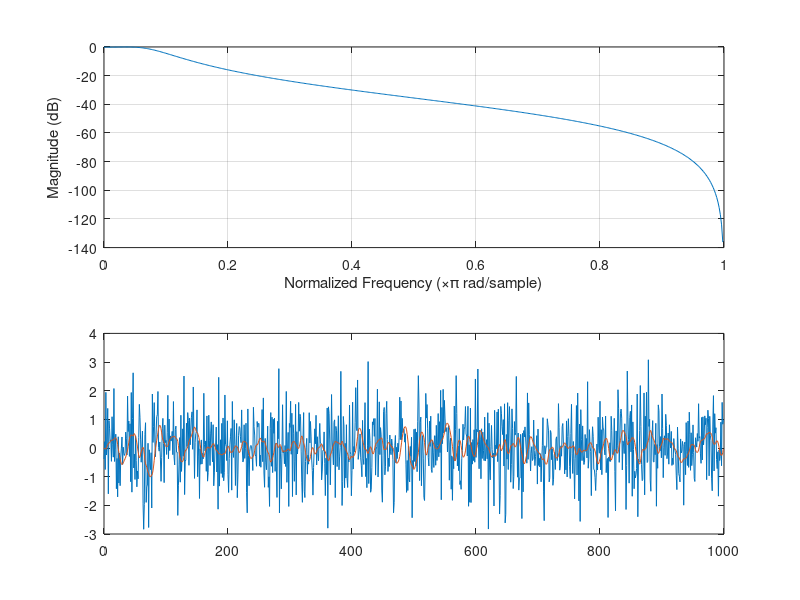

The MATLAB source for this figure:
clc;clear;
% Specify filter order
n = 2; 

% Specify passband ripple
Rp = 0.15;

% Specify passband edge frequency and sampling rate
Fs = 2000;
Wc = 100;
Wp = Wc * 2 * 1 / Fs;

% [b,a] = cheby1(n, Rp, Wp);
[b,a] = cheby1(2, 0.15, 0.05)
freqz(b,a)

dataIn = randn(1000,1);
dataOut = filter(b,a,dataIn);

t = 0:1:999;
plot(t,dataIn)
hold on
plot(t,dataOut)